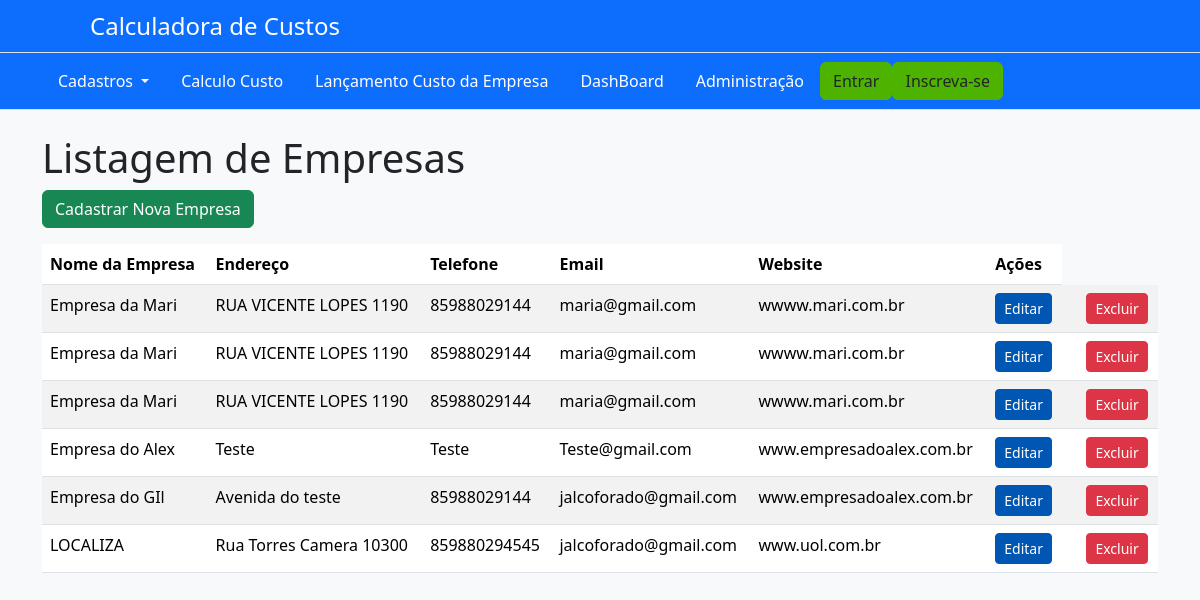
/listarempresa/, run on an earlier commit of the app's database.
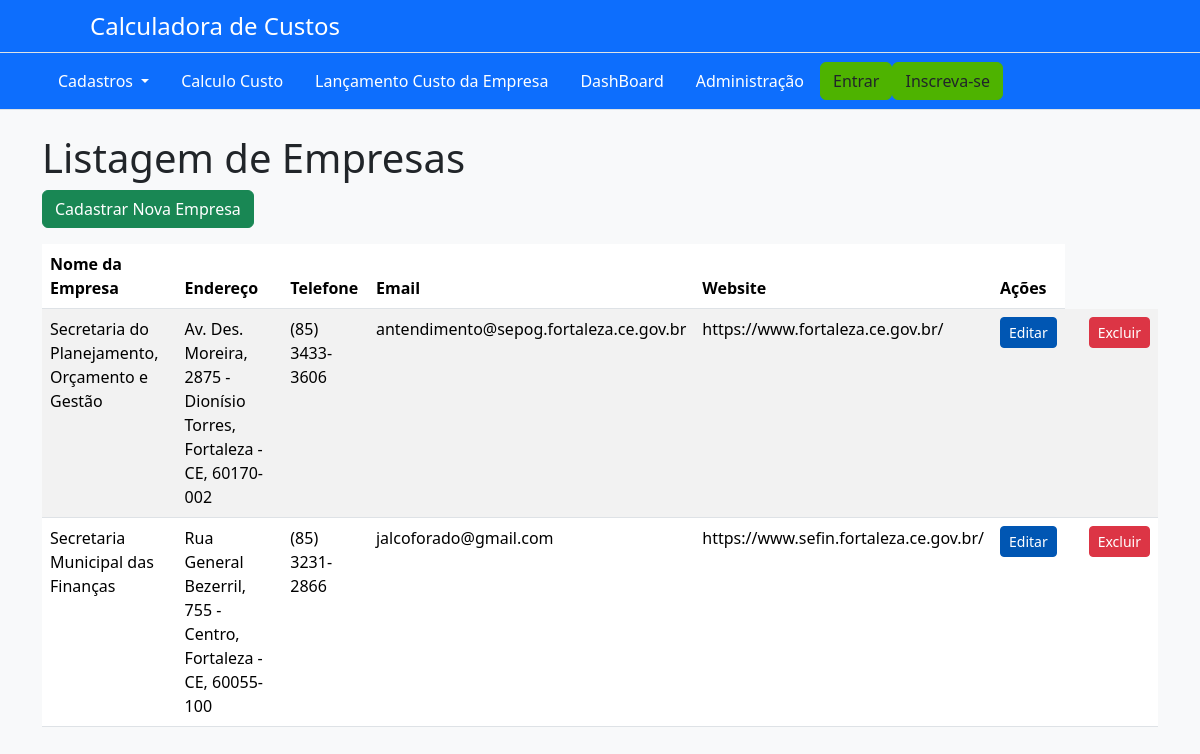
And on a later commit of the database.
### AppCalculadora/models.py (models this page shows, shortened)
class Empresa(models.Model):
    nome = models.CharField(max_length=255)
    endereco = models.CharField(max_length=255)
    telefone = models.CharField(max_length=20)
    email = models.EmailField(max_length=255)
    website = models.CharField(max_length=255)

### AppCalculadora/views.py (the view)
# urls.py: path('listarempresa/', views.listar_empresa, name='listarEmpresa'),
def listar_empresa(request):
    empresas = Empresa.objects.all()  # Obtenha todas as empresas
    context = {
        'empresas': empresas  # Passe as empresas para o contexto
    }
    return render(request, 'empresa/listar_empresa.html', context)

### AppCalculadora/templates/empresa/listar_empresa.html
{% extends 'base.html' %}
{% block content %}
<div class="container">
    <h1 class="page-title">Listagem de Empresas</h1>
    <a href="{% url 'cadastrarEmpresa' %}" class="btn btn-success mb-3">Cadastrar Nova Empresa</a>
    <table class="table table-striped">
        <thead>
            <tr>
                <th>Nome da Empresa</th>
                <th>Endereço</th>
                <th>Telefone</th>
                <th>Email</th>
                <th>Website</th>
                <th>Ações</th>
            </tr>
        </thead>
        <tbody>
            {% for empresa in empresas %}
            <tr>
                <td>{{ empresa.nome }}</td>
                <td>{{ empresa.endereco }}</td>
                <td>{{ empresa.telefone }}</td>
                <td>{{ empresa.email }}</td>
                <td>{{ empresa.website }}</td>
                <td>
                    <a href="{% url 'editarEmpresa' empresa.pk %}" class="btn btn-primary btn-sm">Editar</a>
                <td>
                <td>
                    <a href="{% url 'excluirEmpresa' empresa.pk %}" class="btn btn-danger btn-sm">Excluir</a>
                </td>
            </tr>
            {% endfor %}
        </tbody>
    </table>
</div>
{% endblock %}

What changed in the data, as far as the page shows it:
removed Empresa: nome "Empresa da Mari", endereco "RUA VICENTE LOPES 1190", telefone "85988029144", email "maria@gmail.com", website "wwww.mari.com.br"
removed Empresa: nome "Empresa da Mari", endereco "RUA VICENTE LOPES 1190", telefone "85988029144", email "maria@gmail.com", website "wwww.mari.com.br"
removed Empresa: nome "Empresa da Mari", endereco "RUA VICENTE LOPES 1190", telefone "85988029144", email "maria@gmail.com", website "wwww.mari.com.br"
removed Empresa: nome "LOCALIZA", endereco "Rua Torres Camera 10300", telefone "859880294545", email "jalcoforado@gmail.com", website "www.uol.com.br"
changed Empresa: nome "Empresa do Alex" → "Secretaria do Planejamento, Orçamento e Gestão"; endereco "Teste" → "Av. Des. Moreira, 2875 - Dionísio Torres, Fortaleza - CE, 60170-002"; telefone "Teste" → "(85) 3433-3606"; email "Teste@gmail.com" → "antendimento@sepog.fortaleza.ce.gov.br"; website "www.empresadoalex.com.br" → "https://www.fortaleza.ce.gov.br/"
changed Empresa "jalcoforado@gmail.com": nome "Empresa do GIl" → "Secretaria Municipal das Finanças"; endereco "Avenida do teste" → "Rua General Bezerril, 755 - Centro, Fortaleza - CE, 60055-100"; telefone "85988029144" → "(85) 3231-2866"; website "www.empresadoalex.com.br" → "https://www.sefin.fortaleza.ce.gov.br/"
